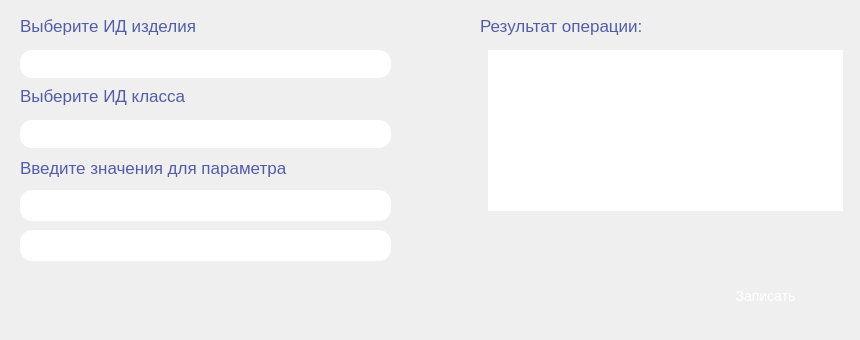
      <widget class="QWidget" name="page_22">
       <widget class="QLabel" name="label_14_idEnum_3">
        <property name="geometry">
         <rect>
          <x>20</x>
          <y>10</y>
          <width>371</width>
          <height>31</height>
         </rect>
        </property>
        <property name="styleSheet">
         <string notr="true">QLabel {
	color: rgba(83, 93, 167, 1);
    font-size: 17px;
}</string>
        </property>
        <property name="text">
         <string>Выберите ИД изделия</string>
        </property>
       </widget>
       <widget class="QComboBox" name="comboBox_14_idEnum_3">
        <property name="geometry">
         <rect>
          <x>20</x>
          <y>50</y>
          <width>371</width>
          <height>28</height>
         </rect>
        </property>
        <property name="styleSheet">
         <string notr="true">QComboBox {
	border: 2px #FFE5CC;
    border-radius: 12px;
	padding: 0 8px;
    background: qlineargradient(x1:0, y1:0, x2:1, y2:0, 
    												stop:0 rgba(193, 95, 251, 1), 
													stop:0.6 rgba(97, 115, 241, 0.7),
    												stop:1 rgba(94, 131, 239, 0.7));
    font-size: 14px;
	color: rgba(255, 255, 255,1);
}

QComboBox:!editable, QComboBox::drop-down:editable {
    background: qlineargradient(x1:0, y1:0, x2:1, y2:0, 
    												stop:0 rgba(193, 95, 251, 1), 
													stop:0.6 rgba(97, 115, 241, 0.7),
    												stop:1 rgba(94, 131, 239, 0.7));
}

QComboBox:!editable:on, QComboBox::drop-down:editable:on {
     background: qlineargradient(x1:0, y1:0, x2:1, y2:0, 
    												stop:0 rgba(193, 95, 251, 1), 
													stop:0.6 rgba(97, 115, 241, 0.7),
    												stop:1 rgba(94, 131, 239, 0.7));
}

QComboBox::drop-down {
	subcontrol-origin: padding;
    subcontrol-position: top right;
    border-top-right-radius: 12px;
    border-bottom-right-radius: 12px;
    border-top-left-radius: 12px; 
    border-bottom-left-radius: 12px;
}


QComboBox QAbstractItemView {
    background: qlineargradient(x1:0, y1:0, x2:1, y2:0, 
    												stop:0 rgba(193, 95, 251, 1), 
													stop:0.6 rgba(97, 115, 241, 0.7),
    												stop:1 rgba(94, 131, 239, 0.7));
    color: rgb(255, 255, 255);
	border: 1px #FFE5CC;
}</string>
        </property>
        <property name="placeholderText">
         <string/>
        </property>
       </widget>
       <widget class="QLabel" name="label_19_result_3">
        <property name="geometry">
         <rect>
          <x>480</x>
          <y>10</y>
          <width>281</width>
          <height>31</height>
         </rect>
        </property>
        <property name="styleSheet">
         <string notr="true">QLabel {
	color: rgba(83, 93, 167, 1);
    font-size: 17px;
}</string>
        </property>
        <property name="text">
         <string>Результат операции:</string>
        </property>
       </widget>
       <widget class="QLabel" name="label_19_data_3">
        <property name="geometry">
         <rect>
          <x>20</x>
          <y>152</y>
          <width>361</width>
          <height>31</height>
         </rect>
        </property>
        <property name="styleSheet">
         <string notr="true">QLabel {
	color: rgba(83, 93, 167, 1);
    font-size: 17px;
}</string>
        </property>
        <property name="text">
         <string>Введите значения для параметра</string>
        </property>
       </widget>
       <widget class="QTextEdit" name="textEdit_19_result_3">
        <property name="geometry">
         <rect>
          <x>480</x>
          <y>50</y>
          <width>371</width>
          <height>161</height>
         </rect>
        </property>
        <property name="styleSheet">
         <string notr="true">QTextEdit {
	border: 2px #FFF4E8;
    padding: 0 8px;
    border-radius: 12px;
    background: qlineargradient(x1:0, y1:0, x2:1, y2:1, 
    								stop:0 rgba(88, 205, 174, 1), 
    								stop:1 rgba(63, 148, 108, 1));
	color: white;
    font-size: 14px;
}</string>
        </property>
        <property name="placeholderText">
         <string>Здесь будет информация о </string>
        </property>
       </widget>
       <widget class="QPushButton" name="pushButton_14_deleteVal_3">
        <property name="geometry">
         <rect>
          <x>680</x>
          <y>260</y>
          <width>171</width>
          <height>71</height>
         </rect>
        </property>
        <property name="styleSheet">
         <string notr="true">QPushButton {
	background-color: qlineargradient(x1:0, y1:0, x2:1, y2:1, 
    								stop:0 rgba(88, 205, 174, 1), 
    								stop:1 rgba(63, 148, 108, 1));
    color: white;
    text-align: center;
    text-decoration: none;
    font-size: 14px;
    border-radius: 12px;
}

QPushButton:pressed {
	background-color: qlineargradient(x1:0, y1:0, x2:1, y2:1, 
    								stop:0 rgba(88, 205, 174, 0.5), 
    								stop:1 rgba(63, 148, 108, 0.5));
}</string>
        </property>
        <property name="text">
         <string>Записать</string>
        </property>
       </widget>
       <widget class="QLabel" name="label_14_idVal_3">
        <property name="geometry">
         <rect>
          <x>20</x>
          <y>80</y>
          <width>331</width>
          <height>31</height>
         </rect>
        </property>
        <property name="styleSheet">
         <string notr="true">QLabel {
	color: rgba(83, 93, 167, 1);
    font-size: 17px;
}</string>
        </property>
        <property name="text">
         <string>Выберите ИД класса</string>
        </property>
       </widget>
       <widget class="QComboBox" name="comboBox_14_idVal_3">
        <property name="geometry">
         <rect>
          <x>20</x>
          <y>120</y>
          <width>371</width>
          <height>28</height>
         </rect>
        </property>
        <property name="styleSheet">
         <string notr="true">QComboBox {
	border: 2px #FFE5CC;
    border-radius: 12px;
	padding: 0 8px;
    background: qlineargradient(x1:0, y1:0, x2:1, y2:0, 
    												stop:0 rgba(193, 95, 251, 1), 
													stop:0.6 rgba(97, 115, 241, 0.7),
    												stop:1 rgba(94, 131, 239, 0.7));
    font-size: 14px;
	color: rgba(255, 255, 255,1);
}

QComboBox:!editable, QComboBox::drop-down:editable {
    background: qlineargradient(x1:0, y1:0, x2:1, y2:0, 
    												stop:0 rgba(193, 95, 251, 1), 
													stop:0.6 rgba(97, 115, 241, 0.7),
    												stop:1 rgba(94, 131, 239, 0.7));
}

QComboBox:!editable:on, QComboBox::drop-down:editable:on {
     background: qlineargradient(x1:0, y1:0, x2:1, y2:0, 
    												stop:0 rgba(193, 95, 251, 1), 
													stop:0.6 rgba(97, 115, 241, 0.7),
    												stop:1 rgba(94, 131, 239, 0.7));
}

QComboBox::drop-down {
	subcontrol-origin: padding;
    subcontrol-position: top right;
    border-top-right-radius: 12px;
    border-bottom-right-radius: 12px;
    border-top-left-radius: 12px; 
    border-bottom-left-radius: 12px;
}


QComboBox QAbstractItemView {
    background: qlineargradient(x1:0, y1:0, x2:1, y2:0, 
    												stop:0 rgba(193, 95, 251, 1), 
													stop:0.6 rgba(97, 115, 241, 0.7),
    												stop:1 rgba(94, 131, 239, 0.7));
    color: rgb(255, 255, 255);
	border: 1px #FFE5CC;
}</string>
        </property>
        <property name="placeholderText">
         <string/>
        </property>
       </widget>
       <widget class="QLineEdit" name="lineEdit_19_shortName_3">
        <property name="geometry">
         <rect>
          <x>20</x>
          <y>230</y>
          <width>371</width>
          <height>31</height>
         </rect>
        </property>
        <property name="styleSheet">
         <string notr="true">QLineEdit {
	border: 2px #FFE5CC;
    border-radius: 12px;
	padding: 0 8px;
    background: qlineargradient(x1:0, y1:0, x2:1, y2:0, 
    												stop:0 rgba(193, 95, 251, 1), 
													stop:0.6 rgba(97, 115, 241, 0.7),
    												stop:1 rgba(94, 131, 239, 0.7));
	selection-background-color: darkgray;
    font-size: 14px;
	color: rgba(255, 255, 255,1);
}</string>
        </property>
        <property name="placeholderText">
         <string>Строковое значение</string>
        </property>
       </widget>
       <widget class="QLineEdit" name="lineEdit_19_name_3">
        <property name="geometry">
         <rect>
          <x>20</x>
          <y>190</y>
          <width>371</width>
          <height>31</height>
         </rect>
        </property>
        <property name="styleSheet">
         <string notr="true">QLineEdit {
	border: 2px #FFE5CC;
    border-radius: 12px;
	padding: 0 8px;
    background: qlineargradient(x1:0, y1:0, x2:1, y2:0, 
    												stop:0 rgba(193, 95, 251, 1), 
													stop:0.6 rgba(97, 115, 241, 0.7),
    												stop:1 rgba(94, 131, 239, 0.7));
	selection-background-color: darkgray;
    font-size: 14px;
	color: rgba(255, 255, 255,1);
}</string>
        </property>
        <property name="placeholderText">
         <string>Числовое значение</string>
        </property>
       </widget>
      </widget>
